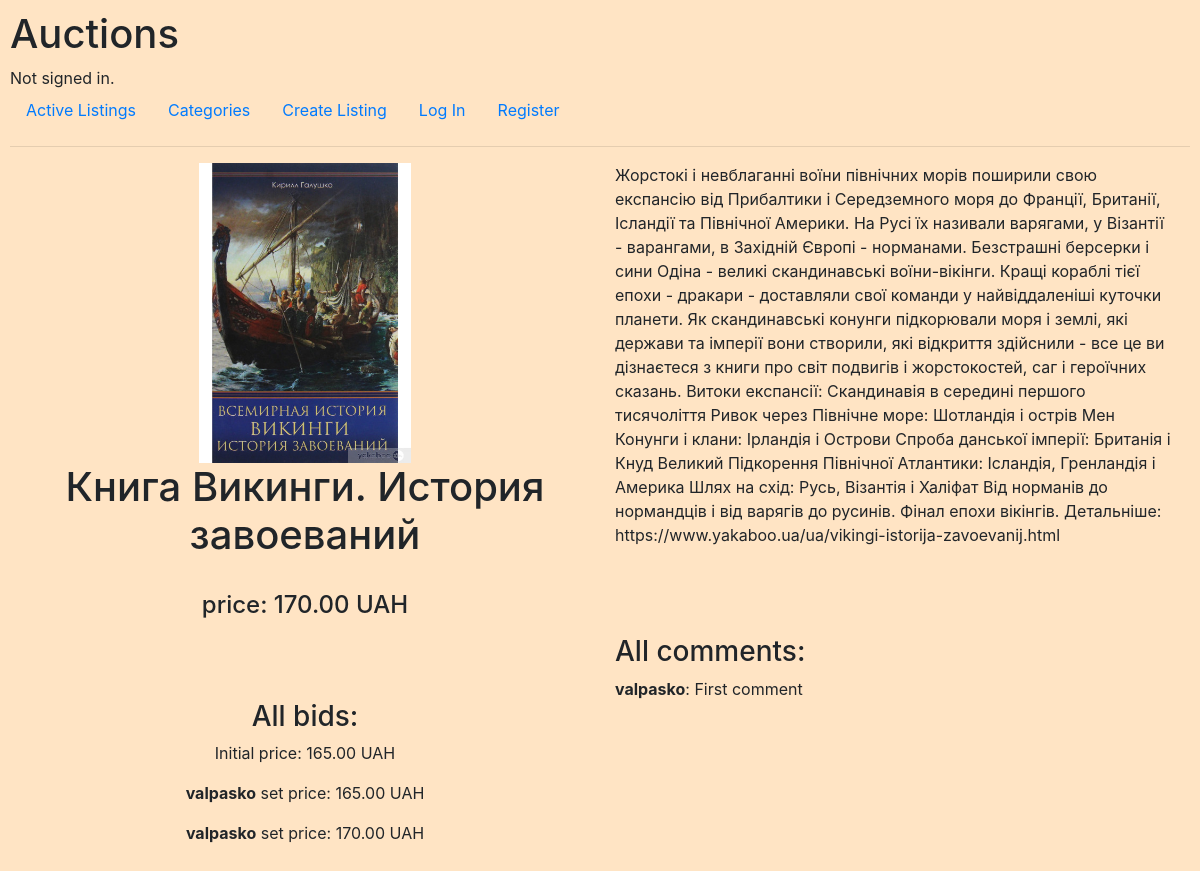
Page /auction/1 on the committed database.
### auctions/models.py (models this page shows, shortened)
class Auction(models.Model):
    name = models.CharField(max_length=64)
    image = models.ImageField(upload_to='images', null=True, blank=True)
    description = models.TextField(blank=True)
    category = models.CharField(max_length=64, choices=CATEGORIES, default=CATEGORIES[7])
    price = models.DecimalField(max_digits=10, decimal_places=2)
    initial_price = models.DecimalField(max_digits=10, decimal_places=2, default=0)
    is_active = models.BooleanField(default=True)
    owner = models.ForeignKey(User, on_delete=models.CASCADE, related_name="listings")
    winner = models.ForeignKey(User, on_delete=models.CASCADE, null=True, blank=True)

class Bid(models.Model):
    price = models.DecimalField(max_digits=10, decimal_places=2)
    auction = models.ForeignKey(Auction, on_delete=models.CASCADE, related_name="bids")
    person = models.ForeignKey(User, on_delete=models.CASCADE)
    def __str__(self):
        return f"<b>{self.person}</b> set price: {self.price}"

class User(AbstractUser):
    pass

class Comment(models.Model):
    comment = models.TextField()
    auction = models.ForeignKey(Auction, on_delete=models.CASCADE, related_name="comments")
    author = models.ForeignKey(User, on_delete=models.CASCADE)
    def __str__(self):
        return f"<b>{self.author}</b>: {self.comment}"

### auctions/views.py (the view)
# urls.py: path("auction/<int:auction_id>", views.auction, name="auction"),
def auction(request, auction_id):
    auction = Auction.objects.get(pk=auction_id)
    return render(request, "auctions/auction.html", {
        "auction": auction,
        "bid_form": NewBidForm(),
        "comment_form": NewCommentForm(),
        "comments": auction.comments.all(),
        "bids": auction.bids.all(),
        "user": request.user,
    })

### auctions/templates/auctions/auction.html (shortened to what this page needs)
{% extends "auctions/layout.html" %}
{% block body %}
    <div class="container-fluid">
        <div class="row">
            <div class="left-side col-md-6">
                {% if auction.image %}
                    <img src="{{auction.image.url}}" alt="No image" style="height: 300px;">
                {% else %}
                    <br><br>
                    <span class="alt_image">No image</span>
                    <br><br>
                {% endif %}
                <h1>{{auction.name}}</h1><br>
                <h4>price: {{auction.price}} UAH</h4>
                <br><br>
                <br>
                <h3>All bids:</h3>
                <p>Initial price: {{auction.initial_price}} UAH</p>
                {% for bid in bids %}
                    <p>{{bid|safe}} UAH</p>
                {% endfor %}
            </div>
            <div class="right-side col-md-6">
                <p>{{auction.description}}</p>
                <br>
                <br><br>
                <h3>All comments:</h3>
                {% for comment in comments %}
                    <p>{{comment|safe}}</p>
                {% endfor%}
                <br><br>
            </div>
        </div>
    </div>
{% endblock %}

### auctions/static/auctions/styles.css (style rules this page uses)
body { padding: 10px; background-color: #ffe4c4; }
.left-side { text-align: center; }

### rows in the picture
Auction: image (picture), name "Книга Викинги. История завоеваний", price "170.00", initial_price "165.00", description "Жорстокі і невблаганні воїни північних морів поширили свою експансію від Прибалтики і Середземного моря до Франції, Британії, Ісландії та Північної Америки. На Русі їх називали варягами, у Візантії - варангами, в Західній Європі - норманами. Безстрашні берсерки і сини Одіна - великі скандинавські воїни-вікінги. Кращі кораблі тієї епохи - дракари - доставляли свої команди у найвіддаленіші куточки планети. Як скандинавські конунги підкорювали моря і землі, які держави та імперії вони створили, які відкриття здійснили - все це ви дізнаєтеся з книги про світ подвигів і жорстокостей, саг і героїчних сказань. Витоки експансії: Скандинавія в середині першого тисячоліття Ривок через Північне море:…"
Bid: person+price "valpasko set price: 165.00"
Bid: person+price "valpasko set price: 170.00"
Comment: author+comment "valpasko : First comment"
